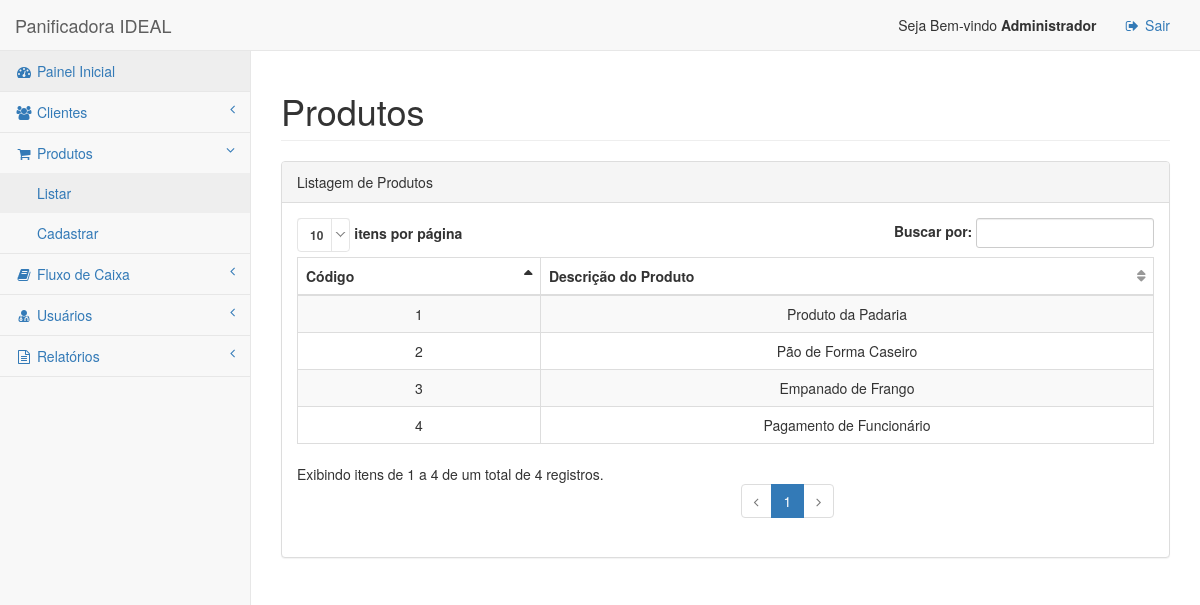
Page /index.php?p=produtos (signed in) on the committed database.
### tables this page shows
CREATE TABLE `produtos` (
  `id_produto` int(11) NOT NULL auto_increment,
  `descricao` varchar(100) default NULL,
  PRIMARY KEY  (`id_produto`)
);

### classes/view/View.class.php (called while the page is built, shortened)
<?php
class View extends Smarty {
	public function setContent($tpl) {
		$this->assign("content",$this->fetch("$tpl.tpl"));
	}
}
?>

### classes/controller/Controller.class.php (called while the page is built, shortened)
<?php
class Controller {
	var $view;
	public function __construct(&$view) {
		$this->view = $view;
	}
	public function controllerProdutos() {
		if ($_GET["acao"] == "") {
			$this->listarProdutos();
		}
	}
	public function listarProdutos() {
		$produto = new Produto();
		$lista = $produto->get();
		$this->view->assign("lista",$lista);
		$this->view->setContent("app/produtos.listar");
	}
}
?>

### classes/model/DB.class.php (called while the page is built, shortened)
<?php
class DB {
	var $con;
	public function __construct() {
		$this->con = new Mysqli(DB_HOST, DB_USER, DB_PASSWORD, DB_NAME);
	}
	public function get() {
		return $this->execSQL("select * from {$this->table}");
	}
	public function execSQL($sql) {
		$this->result = $this->con->query($sql);
		$itens = array();
		while($item = $this->result->fetch_assoc()) {
			$itens[] = $item;
		}
		return $itens;
	}
}
?>

### smarty/templates_c/%%F6^F6C^F6C3B36D%%produtos.listar.tpl.php (the view, shortened to what this page needs)
<div class="row">
    <div class="col-lg-12">
        <h1 class="page-header">Produtos</h1>
    </div>
</div>
<div class="row">
    <div class="col-lg-12">
	    <div class="panel panel-default">
	        <div class="panel-heading">
	            Listagem de Produtos
	        </div>
	        <div class="panel-body">
	            <div class="dataTable_wrapper">
	                <table class="table table-striped table-bordered table-hover" id="dataTables-example">
	                    <thead>
	                        <tr>
	                            <th>Código</th>
	                            <th>Descrição do Produto</th>
	                        </tr>
	                    </thead>
	                    <tbody>
					<?php $_from = $this->_tpl_vars['lista']; if (!is_array($_from) && !is_object($_from)) { settype($_from, 'array'); }if (count($_from)):
    foreach ($_from as $this->_tpl_vars['item']):
?>
	                        <tr class="odd gradeX">
	                            <td class="text-center"><?php echo $this->_tpl_vars['item']['id_produto']; ?>
</td>
	                            <td class="text-center"><?php echo $this->_tpl_vars['item']['descricao']; ?>
</td>
	                        </tr>
	                     <?php endforeach; endif; unset($_from); ?>
	                    </tbody>
	                </table>
	            </div>
	        </div>
	    </div>
	</div>
</div>

### assets/css/sb-admin-2.css (style rules this page uses)
body { background-color: #f8f8f8; }
table.dataTable thead .sorting, table.dataTable thead .sorting_asc, table.dataTable thead .sorting_desc, table.dataTable thead .sorting_asc_disabled, table.dataTable thead .sorting_desc_disabled { background: 0 0; }
table.dataTable thead .sorting_asc:after { content: "\f0de"; float: right; font-family: fontawesome; }
table.dataTable thead .sorting:after { content: "\f0dc"; float: right; font-family: fontawesome; color: rgba(50,50,50,.5); }

### rows in the picture
produtos: id_produto "1", descricao "Produto da Padaria"
produtos: id_produto "2", descricao "Pão de Forma Caseiro"
produtos: id_produto "3", descricao "Empanado de Frango"
produtos: id_produto "4", descricao "Pagamento de Funcionário"

### other values in the picture
$_SESSION['sess_nome'] "Administrador"
